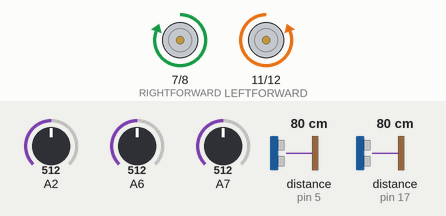
Simulated run of this sketch. Board: Arduino Nano, built with avr-gcc and run on an emulated ATmega328P. Parts: motor-driver pin pairs drawn as motors (green arrow = first pin HIGH = forward, orange = second pin HIGH = backward, longer = more drive, scaled by the enable pin). The test bench sets the inputs (shaded band); at power-on: A6 = 512, A7 = 512, A2 = 512, distance to the obstacle (sensors on pin 5, pin 17) 80 cm. The echo pulse lasts 58.3 µs per cm.

Above: at 0.78 s.
1.3 s: A6 set to 523
At 1.33 s:
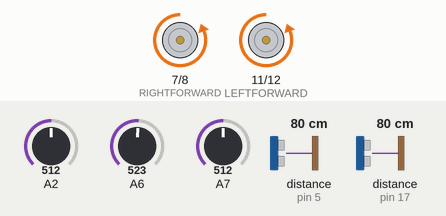
4.8 s: A7 set to 716
At 5.32 s:
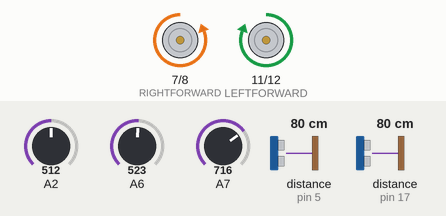
8.9 s: A2 set to 541
13.0 s: A2 set to 306
16.5 s: A2 set to 716
Timing chart, 0 to 21.0 s (numbered marks = the images above; inputs shaded):
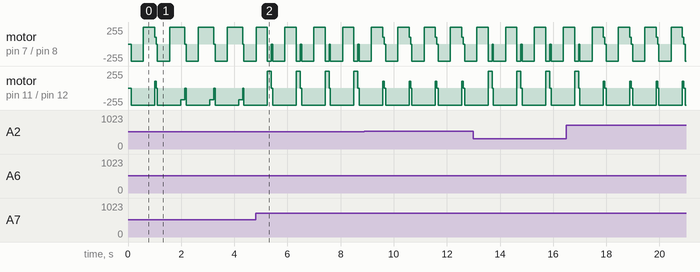

The sketch:

task_14.ino
```cpp
// Pin Allocation
// Motor On
const int LEFT_ENABLE = 10; // Pin numbers on Rover
const int RIGHT_ENABLE= 9;

// Forward On
const int LEFTFORWARD = 11;
const int RIGHTFORWARD = 7;

// Reverse On
const int RIGHTREVERSE= 8;
const int LEFTREVERSE= 12;

// Light Dependent Resistors
const int MID_LDR = A6 ;
const int LEFT_LDR = A7;
const int RIGHT_LDR = A2;

// Light above a limit has been discovered
bool foundLight = false;

// Start Speeds of left and right
int Speed_left = 95;
int Speed_right =100;

// Light Resistance of the right, middle, left LDRs
int CurrentLeftLightLevel = 0 ;
int CurrentMidLightLevel = 0 ;
int CurrentRightLightLevel = 0 ;

// Add ping sonars
#include <NewPing.h>

// Sonar Pins
#define TRIGGER_PIN  13  // Arduino pin tied to trigger pin on the ultrasonic sensor.
#define ECHO_PIN     17  // Arduino pin tied to echo pin on the ultrasonic sensor.
#define MAX_DISTANCE 200 // Maximum distance we want to ping for (in centimeters). Maximum sensor distance is rated at 400-500cm.

// Vertical sonar and horizontal (normal) sonar
NewPing vsonar(TRIGGER_PIN, ECHO_PIN, MAX_DISTANCE); // NewPing setup of pins and maximum distance.
NewPing sonar(4, 5, MAX_DISTANCE); // NewPing setup of pins and maximum distance.

void setup(){
  // Pin Modes onto Output
  pinMode(RIGHTFORWARD, OUTPUT);
  pinMode(RIGHTREVERSE, OUTPUT);
  pinMode(RIGHT_ENABLE, OUTPUT);
  pinMode(LEFT_ENABLE, OUTPUT);
  pinMode(LEFTFORWARD, OUTPUT);
  pinMode(LEFTREVERSE, OUTPUT);

Serial.begin(115200); // Open serial monitor at 115200 baud to see ping results.

// Start with a ping to reset sonar
vsonar.ping_cm();
sonar.ping_cm();
}


void loop() {
  // delays before allocating vertical distance
  delay(50);
  int vdistance = vsonar.ping_cm();

  // if vertical distance in front of the rover is greater than 16 then stop
  // != 0 because the sonar defaults to 0 for distances greater than 2m
  if ((vdistance > 16) && (vdistance != 0)){
    stopRover();
    delay(50);
    reverseRover();
    delay(400);

  }
  // delays before allocating horizontal distance
  delay(50);
  int distance = sonar.ping_cm();

  // if horizontal distance in front of the rover is less than 7 then stop
  if ((distance < 7) && (distance != 0)){
    stopRover();
    delay(50);
    reverseRover();
    delay(400);

  }
  // Light level reads from the respective pins
  CurrentMidLightLevel = analogRead(A6);
  CurrentLeftLightLevel = analogRead(A7);
  CurrentRightLightLevel = analogRead(A2);
  // if the light has been found then don't search for the torch again
  if (foundLight == false) {
    FollowLight();
  }

  // if the light on the left is greater (resistance is less) then move towards that light
  if (CurrentLeftLightLevel < CurrentMidLightLevel) {
    leftturn10();
    delay(10);
  }
  // if the light on the right is greater (resistance is less) then move towards that light
  else if (CurrentRightLightLevel < CurrentMidLightLevel) {
    rightturn10();
    delay(10);
  }
  // if the middle light is greater then go forward
  else {
    startRover();
  }


}
```

functions.ino
```cpp
// FUNCTIONS
// Shuts everything off
void stopRover(){
    digitalWrite(RIGHTFORWARD, LOW);
  digitalWrite(RIGHTREVERSE, LOW);
  digitalWrite(RIGHT_ENABLE, LOW);
  digitalWrite(LEFT_ENABLE, LOW);
    digitalWrite(LEFTFORWARD, LOW);
  digitalWrite(LEFTREVERSE, LOW);
}
// Rover Goes Forward
void startRover(){
    digitalWrite(RIGHTFORWARD, HIGH);
  digitalWrite(RIGHTREVERSE, LOW);
   analogWrite(RIGHT_ENABLE,100);
  analogWrite(LEFT_ENABLE, 100);
  digitalWrite(LEFTFORWARD, HIGH);
  digitalWrite(LEFTREVERSE, LOW);
}
// Rover Goes Backward
void reverseRover(){
    digitalWrite(RIGHTFORWARD, LOW);
  digitalWrite(RIGHTREVERSE, HIGH);
  digitalWrite(RIGHT_ENABLE, HIGH);
  digitalWrite(LEFT_ENABLE, HIGH);
    digitalWrite(LEFTFORWARD, LOW);
  digitalWrite(LEFTREVERSE, HIGH);
}
// Rover Snakes Left
void leftRover(){
    digitalWrite(RIGHTFORWARD,HIGH);
  digitalWrite(RIGHTREVERSE,LOW);
  analogWrite(RIGHT_ENABLE, 200);
  analogWrite(LEFT_ENABLE, 80);
    digitalWrite(LEFTFORWARD, HIGH);
  digitalWrite(LEFTREVERSE, LOW);
}
// Rover Snakes Right
void rightRover(){
    digitalWrite(RIGHTFORWARD,HIGH);
  digitalWrite(RIGHTREVERSE,LOW);
  analogWrite(RIGHT_ENABLE, 0);
  analogWrite(LEFT_ENABLE, 200);
    digitalWrite(LEFTFORWARD, HIGH);
  digitalWrite(LEFTREVERSE, LOW);
}
// Rover Turns Left by 10 degrees
void leftturn10(){
    digitalWrite(RIGHTFORWARD,HIGH);
  digitalWrite(RIGHTREVERSE,LOW);
  digitalWrite(RIGHT_ENABLE, HIGH);
  digitalWrite(LEFT_ENABLE, HIGH);
    analogWrite(LEFTFORWARD, 80);
  digitalWrite(LEFTREVERSE, HIGH);
  delay(84);
}
// Rover Turns Right by 10 degrees
void rightturn10(){
    analogWrite(RIGHTFORWARD, 80);
  digitalWrite(RIGHTREVERSE,HIGH);
  digitalWrite(RIGHT_ENABLE, HIGH);
  digitalWrite(LEFT_ENABLE, HIGH);
  digitalWrite(LEFTFORWARD, HIGH);
  digitalWrite(LEFTREVERSE, LOW);
  delay(84);
}

// Rover Turns to the Right by a variable delay time
void varrightturn(int Delaytime){
    digitalWrite(RIGHTFORWARD,LOW);
  digitalWrite(RIGHTREVERSE,HIGH);
  digitalWrite(RIGHT_ENABLE, HIGH);
  digitalWrite(LEFT_ENABLE, HIGH);
  digitalWrite(LEFTFORWARD, HIGH);
  digitalWrite(LEFTREVERSE, LOW);
  delay(Delaytime);
}

// Rover Turns to the right by 90 degrees
void rightturn90(){
    digitalWrite(RIGHTFORWARD,LOW);
  digitalWrite(RIGHTREVERSE,HIGH);
  digitalWrite(RIGHT_ENABLE, HIGH);
  digitalWrite(LEFT_ENABLE, HIGH);
    digitalWrite(LEFTFORWARD, HIGH);
  digitalWrite(LEFTREVERSE, LOW);
  delay(760);
}

// Rover Turns to the left by 180 degrees
void leftturn180(){
    digitalWrite(RIGHTFORWARD,HIGH);
  digitalWrite(RIGHTREVERSE,LOW);
  analogWrite(RIGHT_ENABLE, 127);
  analogWrite(LEFT_ENABLE, 127);
  digitalWrite(LEFTFORWARD, LOW);
  digitalWrite(LEFTREVERSE, HIGH);
  delay(3040);
}
// Rover Turns to the left by 45 degrees
void leftturn45(){
    digitalWrite(RIGHTFORWARD,HIGH);
  digitalWrite(RIGHTREVERSE,LOW);
  digitalWrite(RIGHT_ENABLE, HIGH);
  digitalWrite(LEFT_ENABLE, HIGH);
    digitalWrite(LEFTFORWARD, LOW);
  digitalWrite(LEFTREVERSE, HIGH);
  delay(380);
}
// Rover Turns to the left by 360 degrees
void rightturn360(){
    digitalWrite(RIGHTFORWARD,LOW);
  digitalWrite(RIGHTREVERSE,HIGH);
  digitalWrite(RIGHT_ENABLE, HIGH);
  digitalWrite(LEFT_ENABLE, HIGH);
    digitalWrite(LEFTFORWARD, HIGH);
  digitalWrite(LEFTREVERSE, LOW);
  delay(3040);
  stopRover();
}


// Rover turns to the left by 360 degrees
void leftturn360(){
    digitalWrite(RIGHTFORWARD,HIGH);
  digitalWrite(RIGHTREVERSE,LOW);
  digitalWrite(RIGHT_ENABLE, HIGH);
  digitalWrite(LEFT_ENABLE, HIGH);
    digitalWrite(LEFTFORWARD, LOW);
  digitalWrite(LEFTREVERSE, HIGH);
  delay(2980);
}

// Rover turns to the left by variable degree
void varleftturn(int DelayTime){
  digitalWrite(RIGHTFORWARD,HIGH);
  digitalWrite(RIGHTREVERSE,LOW);
  digitalWrite(RIGHT_ENABLE, HIGH);
  digitalWrite(LEFT_ENABLE, HIGH);
  digitalWrite(LEFTFORWARD, LOW);
  digitalWrite(LEFTREVERSE, HIGH);
  delay(DelayTime);

}
// Rover finds a torch
void FollowLight() {
  // If the middle LDR resistance is greater than 175, the torch is a lie
  if (CurrentMidLightLevel > 175) {
    // Turns to the left until...
    leftturn45();
    delay(50);
  }
  // ... the middle LDR resistance is less than 175, the torch exists
  else if (CurrentMidLightLevel <= 175) {
    // Light exists, no lie
    foundLight = true;

    }
}
```

Measured:
- the behaviour switches between 512 and 513 on A6 (found by bisection; images 0 and 1)
- by itself, motor on pin 11 (LEFTFORWARD) / pin 12 (LEFTREVERSE): repeats every 0.99 s: stopped 0.05 s, backward 255/255 0.89 s, forward 100/255 0.06 s
- by itself, motor on pin 7 (RIGHTFORWARD) / pin 8 (RIGHTREVERSE): repeats every 0.99 s: stopped 0.05 s, backward 255/255 0.46 s, forward 255/255 0.43 s, forward 100/255 0.06 s
